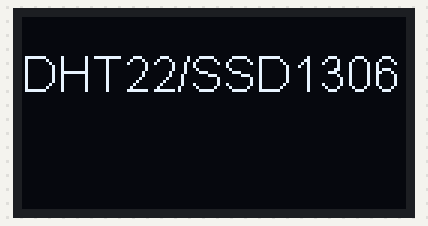
A sketch run on a simulated ESP8266 (NodeMCU). Parts: 128×64 one-colour display. What the sketch prints to the serial monitor is not drawn.

Above: at 0.1 s.
At 3.1 s:
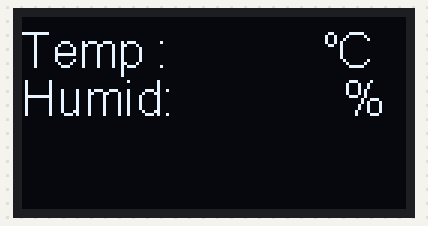

The sketch:

_10_AddOLED.ino
```cpp
/* OLED에 글자 출력하기. OLED를 글자 출력용으로 사용
 * 작성일 : 2025.02.11, 수정일 : 2026.03.04
 */
#include "SSD1306.h"    //OLED 라이브러리 추가
#include <DHT.h>        //DHT 라이브러리
#define DHTPIN 2        //Data 핀 설정 --> D4(GPIO2)
#define DHTTYPE DHT22 //센서종류, DHT22
#define SDAPIN 4        //SDA 핀 --> D2(GPIO4)
#define SCLPIN 5        //SDA 핀 --> D1(GPIO5)

DHT dht(DHTPIN, DHTTYPE); //DHT 객체 생성
float t=0.0, h=0.0; //온습도 값을 저장할 전역변수 선언
//주기적으로 값을 측정하기 위한 시간변수 선언
long prevTime=0, currTime=0, interval=2000;
//OLED 객체 생성,I2C주소(0x3C) 필요
int i2cAddress = 0x3C;
SSD1306 display(i2cAddress, SDAPIN, SCLPIN);

void setup() {
  //시리얼모니터 초기화
  Serial.begin(115200);
  Serial.println("DHT22 test!");

  //OLED 객체 설정 초기화
  display.init();
  display.flipScreenVertically(); //문자의 표현방향 --> 핀을 향함
  display.setTextAlignment(TEXT_ALIGN_LEFT); //문자를 좌측 정렬로 함
  display.setFont(ArialMT_Plain_16); //글꼴
  display.drawString(0, 10, "DHT22/SSD1306"); //(0,10) 위치에 문자 출력
  display.display();
  delay(3000); //3초간 위의 글자가 출력됨

  dht.begin(); //dht 객체 동작 활성화
  //ms 단위로 아두이노 보드 실행후 경과시간 측정, 현재/이전 시간 초기화
  currTime = prevTime = millis();
}

void loop() {
  /*currTime = millis(); //현재까지 경과시간 측정
  //이전/현재 경과시간 차이가 지정시간을 초과하는 경우, 센서 데이터를 읽음
  if(currTime - prevTime > interval){
    Serial.println("Measure t & h !!!");
    t = dht.readTemperature();
    h = dht.readHumidity();
    prevTime = currTime; //이전시간 업데이트
  }

  //측정값이 NaN(not a number)인 지 체크
  //측정간격이 2초, delay가 0.5초이므로, 4번의 출력에는 동일한 값
  if (isnan(t) || isnan(h)) {
    Serial.println("Failed to read from DHT");
  }
  else {
    Serial.print("Temperature : ");
    Serial.print(t);
    Serial.print("^C");
    Serial.print("\t"); //Tab
    Serial.print("Humidity : ");
    Serial.print(h);
    Serial.println("%");
  }*/
  //OLED 출력 테스트
  display.clear();
  display.setFont(ArialMT_Plain_10); //글꼴을 줄인 후
  display.drawString(100, 0, "o"); //degree 출력
  display.setFont(ArialMT_Plain_16); //글꼴을 원래로 환원
  //아래 출력에서 : 이후 빈칸 14칸 추가 --> 추후 온도/습도 값이 들어갈 위치
  display.drawString(0, 2, "Temp :              C"); //온도 표시위치 표현
  display.drawString(0, 18, "Humid:              %"); //습도 표시위치 표현
  display.display();
  delay(500);
}
```
